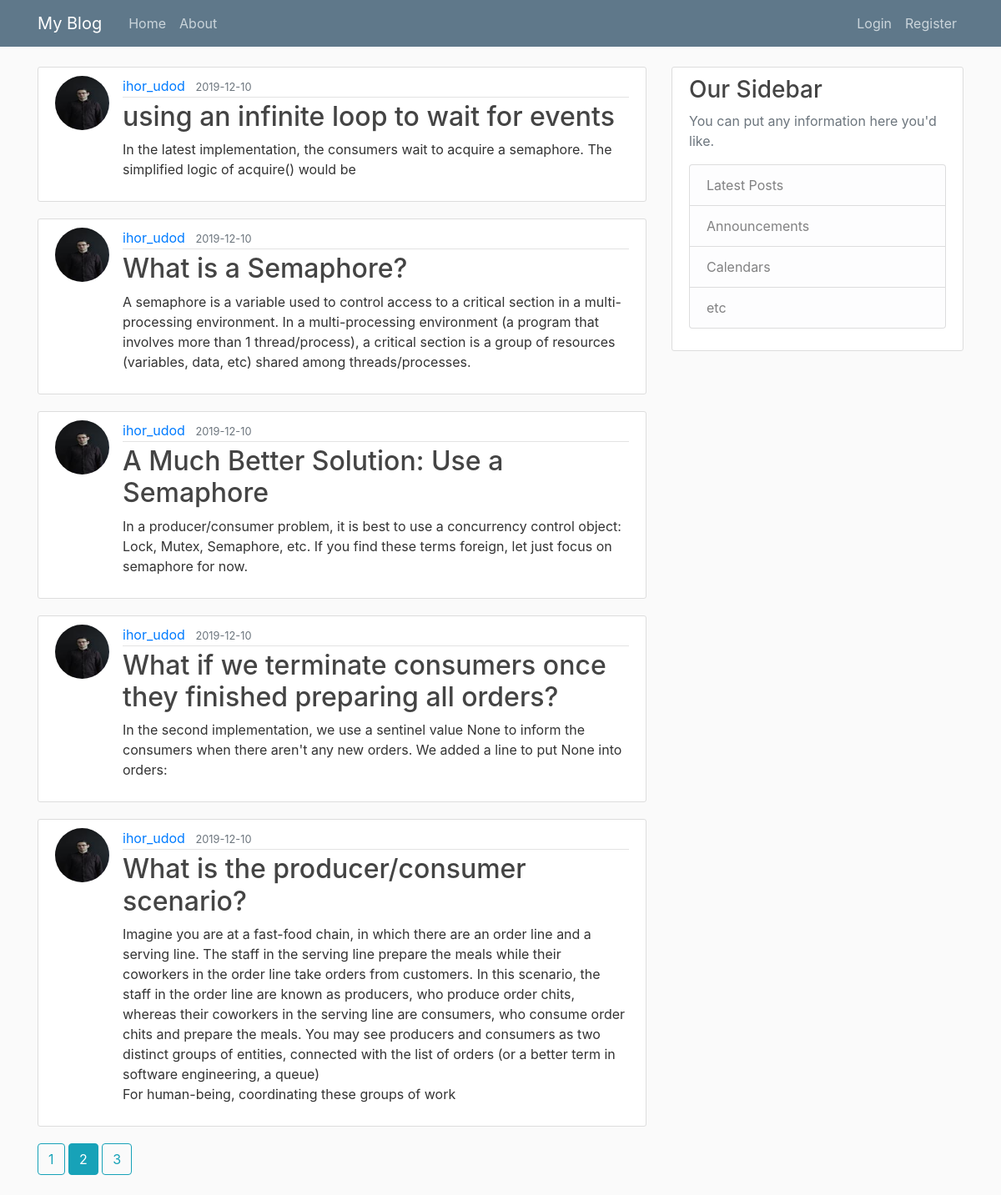
The page /home?page=2 on the database its author committed.
### fl_blog/models.py (models this page shows, shortened)
class Post(db.Model):
    id = db.Column(db.Integer, primary_key=True)
    title = db.Column(db.String(120), nullable=False)
    date_posted = db.Column(db.DateTime, nullable=False, default=datetime.utcnow)
    content = db.Column(db.Text, nullable=False)
    user_id = db.Column(db.Integer, db.ForeignKey("user.id"), nullable=False)

class User(db.Model, UserMixin):
    id = db.Column(db.Integer, primary_key=True)
    username = db.Column(db.String(20), unique=True, nullable=False)
    email = db.Column(db.String(120), unique=True, nullable=False)
    image_file = db.Column(db.String(20), nullable=False, default="default.jpg")
    password = db.Column(db.String(60), nullable=False)
    posts = db.relationship("Post", backref="author", lazy=True)

### fl_blog/main/routes.py (the view)
@main.route("/")
@main.route("/home")
def home():
    page = request.args.get("page", 1, type=int)
    posts = Post.query.order_by(Post.date_posted.desc()).paginate(page=page, per_page=5)
    return render_template("home.html", posts=posts)

### fl_blog/templates/home.html
{% extends "layout.html" %}
{% block content %}
{% for post in posts.items %}
<article class="media content-section">
  <img class="rounded-circle article-img"
    src="{{ url_for('static', filename='profile_pics/' + post.author.image_file) }}">
  <div class="media-body">
    <div class="article-metadata">
      <a class="mr-2"
        href="{{ url_for('users.user_posts', username=post.author.username) }}">{{ post.author.username }}</a>
      <small class="text-muted">{{ post.date_posted.strftime('%Y-%m-%d') }}</small>
    </div>
    <h2><a class="article-title" href="{{ url_for('posts.post', post_id=post.id) }}">{{ post.title }}</a></h2>
    <p class="article-content">{{ post.content }}</p>
  </div>
</article>
{% endfor %}
{% for page_num in posts.iter_pages(left_edge=1, right_edge=1, left_current=1, right_current=2) %}
{% if page_num %}
{% if posts.page == page_num %}
<a class="btn btn-info mb-4" href="{{ url_for('main.home', page=page_num) }}">{{ page_num }}</a>
{% else %}
<a class="btn btn-outline-info mb-4" href="{{ url_for('main.home', page=page_num) }}">{{ page_num }}</a>
{% endif %}
{% else %}
...
{% endif %}
{% endfor %}
{% endblock content %}

### fl_blog/static/main.css (style rules this page uses)
body { background: #fafafa; color: #333333; margin-top: 5rem; }
h1, h2, h3, h4, h5, h6 { color: #444444; }
.content-section { background: #ffffff; padding: 10px 20px; border: 1px solid #dddddd; border-radius: 3px; margin-bottom: 20px; }
.article-title { color: #444444; }
.article-content { white-space: pre-line; }
.article-img { height: 65px; width: 65px; margin-right: 16px; }
.article-metadata { padding-bottom: 1px; margin-bottom: 4px; border-bottom: 1px solid #e3e3e3 }

### rows shown on the page
Post: image_file (picture), author.username "ihor_udod", date_posted "2019-12-10", title "using an infinite loop to wait for events", content "In the latest implementation, the consumers wait to acquire a semaphore. The simplified logic of acquire() would be"
Post: image_file (picture), author.username "ihor_udod", date_posted "2019-12-10", title "What is a Semaphore?", content "A semaphore is a variable used to control access to a critical section in a multi-processing environment. In a multi-processing environment (a program that involves more than 1 thread/process), a critical section is a group of resources (variables, data, etc) shared among threads/processes."
Post: image_file (picture), author.username "ihor_udod", date_posted "2019-12-10", title "A Much Better Solution: Use a Semaphore", content "In a producer/consumer problem, it is best to use a concurrency control object: Lock, Mutex, Semaphore, etc. If you find these terms foreign, let just focus on semaphore for now."
Post: image_file (picture), author.username "ihor_udod", date_posted "2019-12-10", title "What if we terminate consumers once they finished preparing all orders?", content "In the second implementation, we use a sentinel value None to inform the consumers when there aren't any new orders. We added a line to put None into orders:"
Post: image_file (picture), author.username "ihor_udod", date_posted "2019-12-10", title "What is the producer/consumer scenario?", content "Imagine you are at a fast-food chain, in which there are an order line and a serving line. The staff in the serving line prepare the meals while their coworkers in the order line take orders from customers. In this scenario, the staff in the order line are known as producers, who produce order chits, whereas their coworkers in the serving line are consumers, who consume order chits and prepare the meals. You may see producers and consumers as two distinct groups of entities, connected with the list of orders (or a better term in software engineering, a queue) For human-being, coordinating these groups of work"

### other values the page prints
{{ page_num }} "1" "3"
{{ page_num }} "2"
